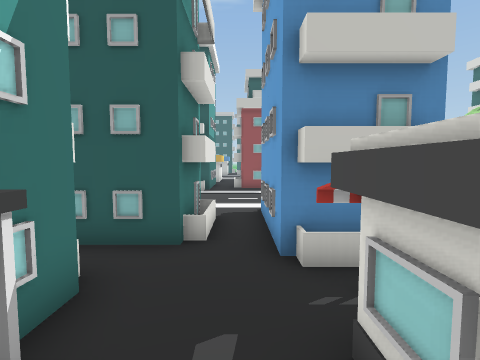
View 1 (above)

24 first-person views from a walk through a Unity game level. The camera is 1.5 m above the floor, tilts 4° down and sees 85° across. The floor is counted in squares, 1 m on a side. Each view is taken from the middle of a square. On the plan, view 1 faces up. The plan holds only what a view shows up to about 14 squares ahead; the rest is blank. The place goes on beyond the plan. The player character is not drawn.

View 2
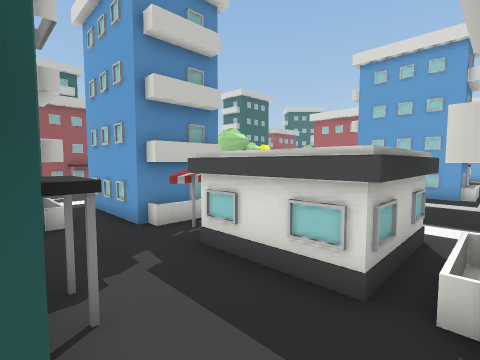

View 3
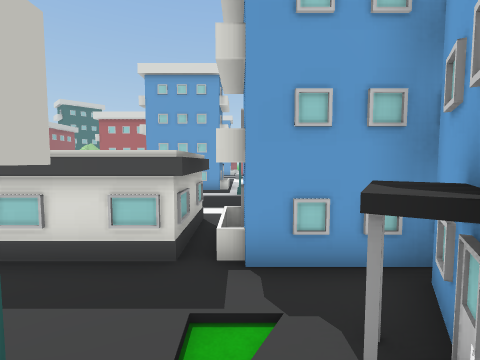

View 4
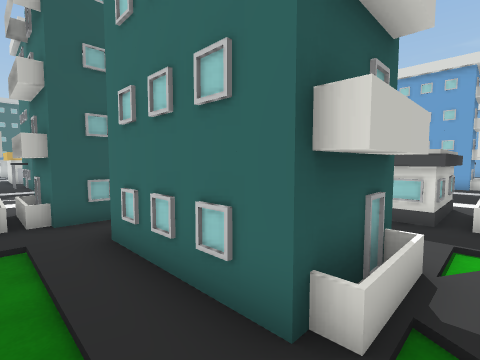

View 5
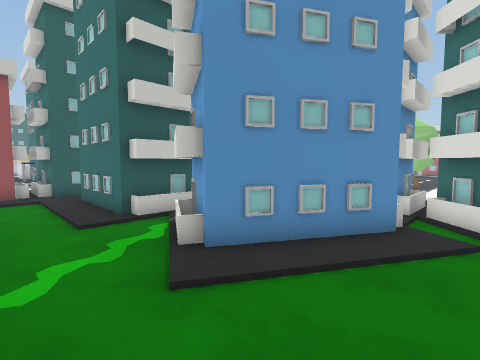

View 6
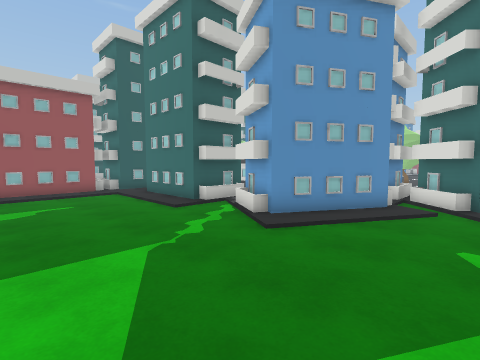

View 7
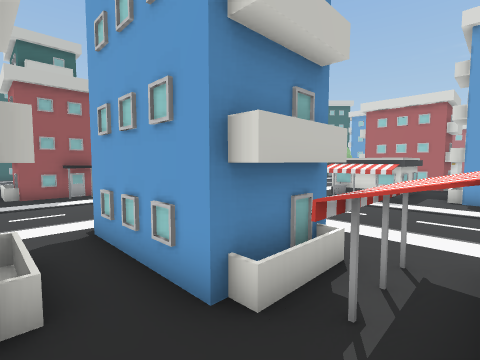

View 8
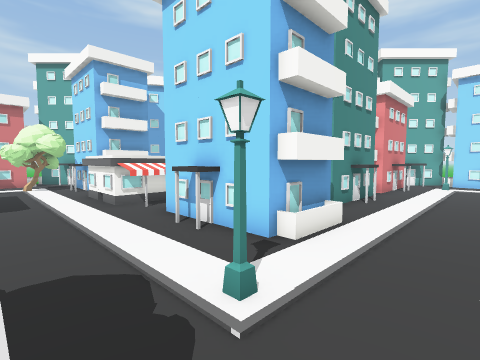

View 9
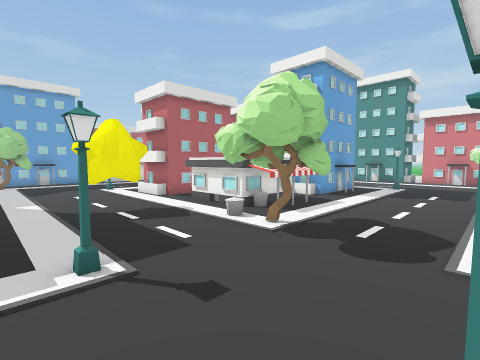

View 10
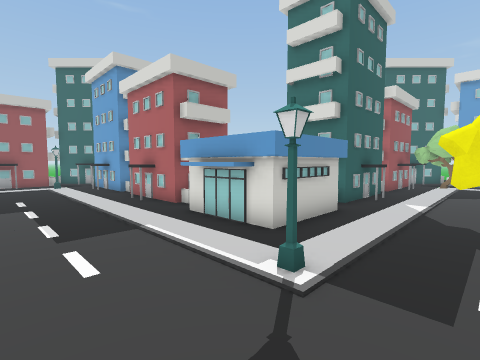

View 11
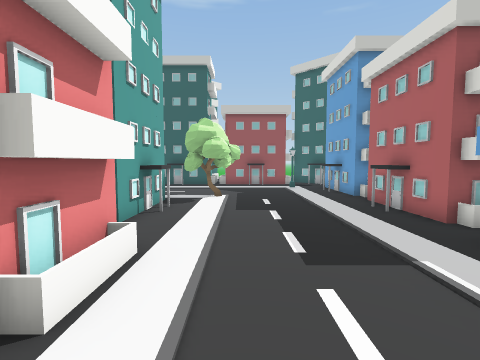

View 12
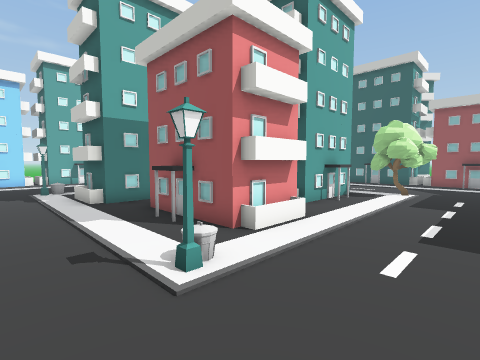

View 13
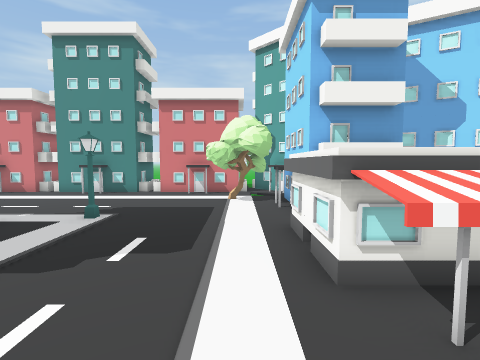

View 14
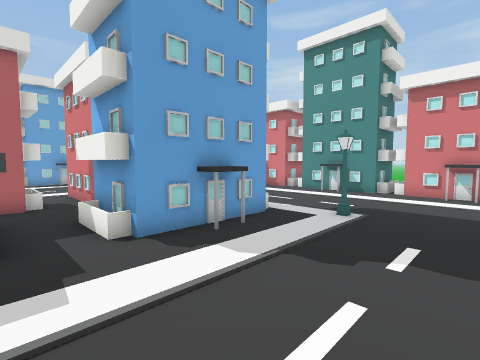

View 15
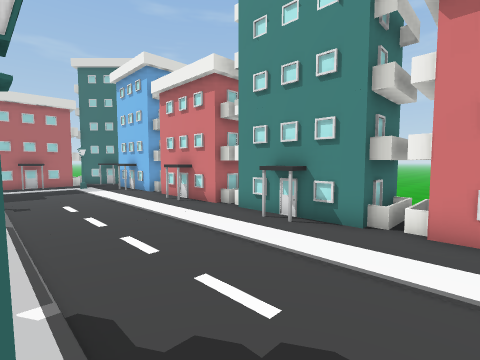

View 16
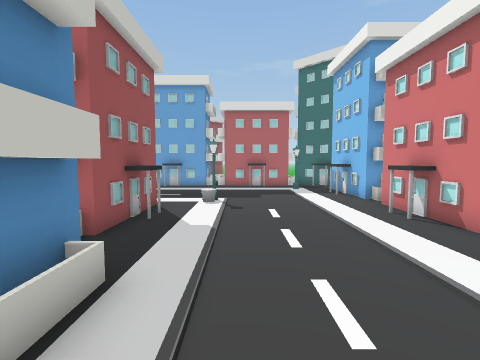

View 17
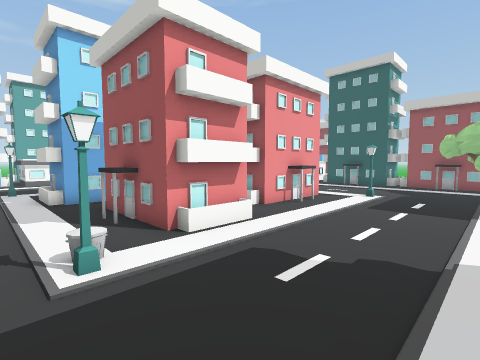

View 18
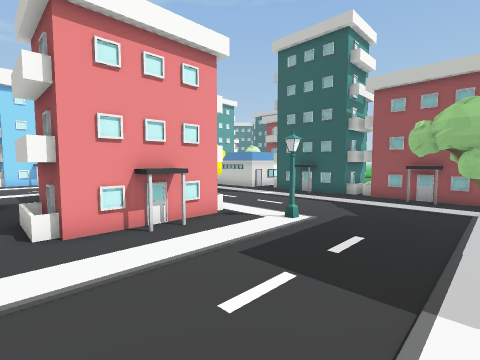

View 19
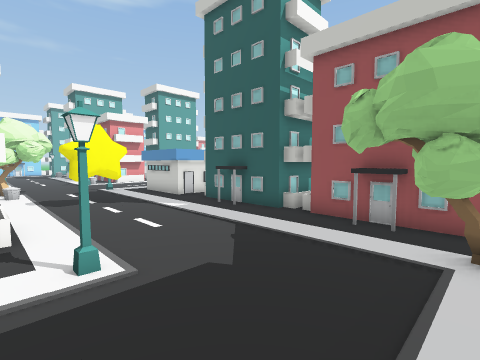

View 20
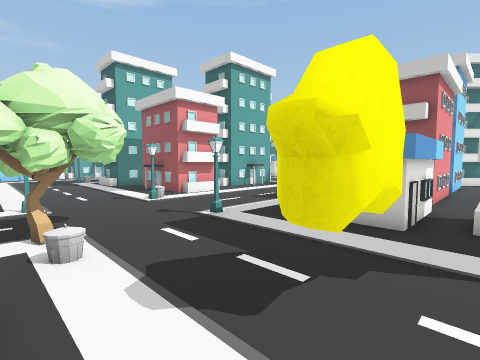

View 21
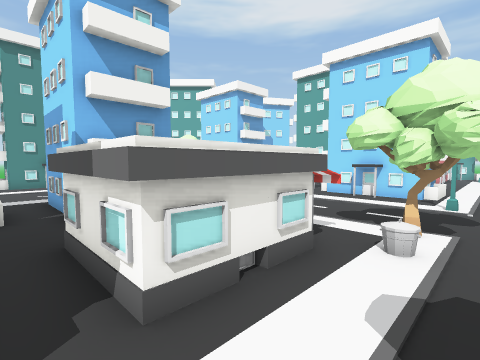

View 22
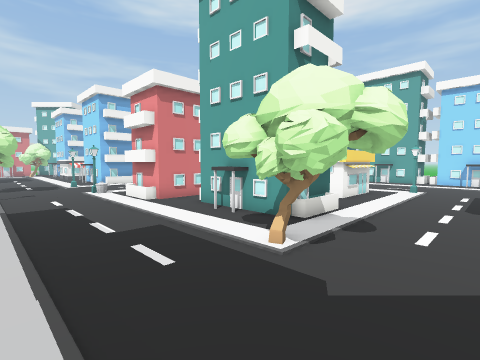

View 23
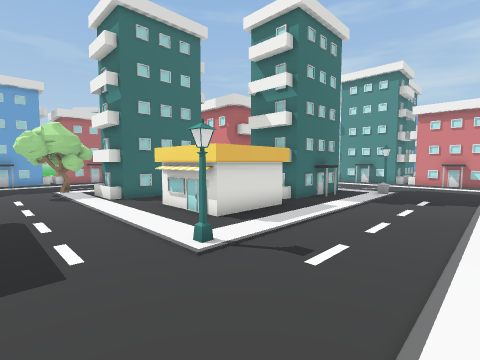

View 24
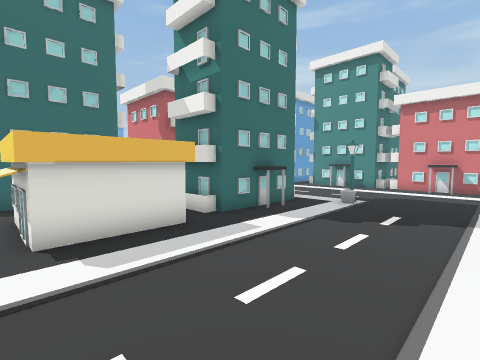

### Floor plan
Key: @ floor where view 1 was taken; # wall or solid block; . floor; ^ raised ledge; T tree; S streetlight; A star; O other object.
Columns run from 10 left of view 1 to 24 right of it. Each row starts with its distance up from view 1.
 27 .    ..........    . O O
 26      ..........     OO O
 25      ..........TT    O O
 24     S.........TTT    OOO
 23 ......OOO..###.T.... O O
 22 .....OOOOO.# #...... O O
 21 .....O     # ^^.....OO O
 20 .....O       #...... O O
 19 ......O      #...... OOO
 18 ......###      ..... O O
 17 ......# # OOOOO.....O   O    #
 16 .....^^ # O   O.....O   O    #
 15 ......# #.OOOOO.....OO OO##^##OOOOO
 14 ......###.  O  ......OOO...^..  OT
 13     S..........S...S..........  TTT
 12      ..........     ..........   TT
 11      .......... ... ...AA.....
 10      ..........    TT.........
  9      ..........S. TT..........S.
  8   O  ..^.. OOO ...TTOOOOO.OOO .....
  7  OOOO##^## O O .....OO  O O O .....
  6     O#   # O OO.....OO  O O OO.....
  5  OOOO#####.O O .....OOOOO O O .....
  4      ......OOO .....      OOO .....
  3  .....###..^^^^..... OOO      .....
  2 ......# #..^^^^..... O O OOOOO.....
  1 ......# ^^.^  ^.....OO O O   O.....
  0 ......#  .@^  ^..... O O OOOOO.....
 -1 ......###..^^^^..... OOO   O  .....
 -2 ...........OOO    .S..........S
 -3 ......OOOO.O O      ..........    .
 -4 .....OO  OOO OT T   ..........
 -5 ......OO  OO OTTT   ..........
 -6 ........OOOOOOTTT   ..........
 -7 ...........##    O  ..^..  O    O
 -8  .........#### OOOOO##^##OOOOOOOOOO
 -9 . ........#  ##O   O#   #O    O
-10                    O#         O

Where each view was taken, in squares from view 1:
view 1: 0 up, 0 right, facing up
view 2: 2 down, 2 left, facing up-right
view 3: 2 down, 3 left, facing right
view 4: 2 down, 6 left, facing up-right
view 5: 8 down, 7 left, facing up-right
view 6: 9 down, 10 left, facing up-right
view 7: 2 up, 1 left, facing up-right
view 8: 11 up, 7 right, facing down-left
view 9: 14 up, 5 right, facing down-right
view 10: 11 up, 6 right, facing up-right
view 11: 13 up, 6 right, facing up
view 12: 11 up, 8 right, facing up-left
view 13: 5 up, 5 right, facing down
view 14: 5 up, 6 right, facing down-right
view 15: 2 down, 8 right, facing down-right
view 16: 3 down, 10 right, facing right
view 17: 3 down, 24 right, facing up-left
view 18: 3 up, 24 right, facing up-left
view 19: 8 up, 24 right, facing up-left
view 20: 8 up, 15 right, facing up-left
view 21: 10 up, 15 right, facing down-left
view 22: 27 up, 9 right, facing down-left
view 23: 27 up, 10 left, facing down-right
view 24: 23 up, 10 left, facing down-right
